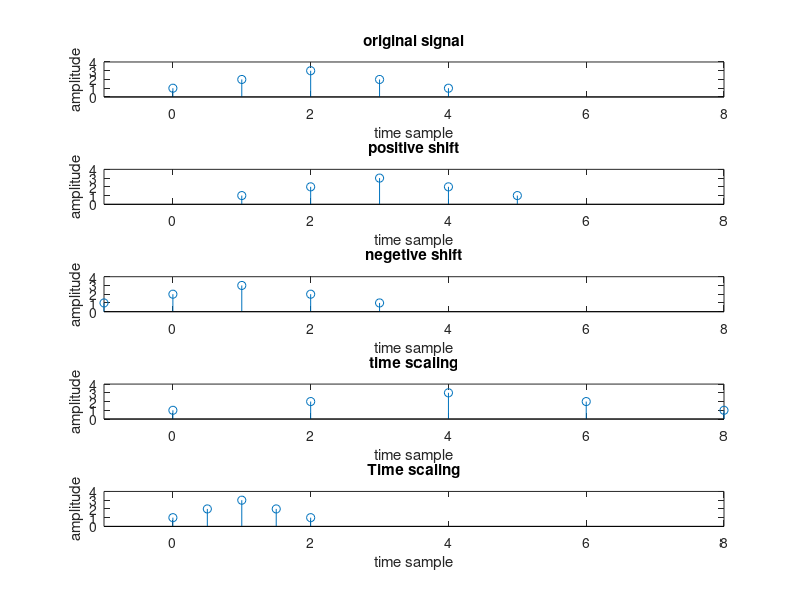

This figure's MATLAB source:

n=0:4;
x=[1 2 3 2 1];

subplot (5, 1, 1);
stem (n, x);
xlabel ('time sample');
ylabel ('amplitude');
title ('original signal')
axis ( [-1 8 0 4]) ;

subplot (5, 1, 2);
m=n+1 ;
stem (m, x);
xlabel ('time sample');
ylabel ('amplitude');
title ('positive shift')
axis ( [-1 8 0 4]) ;

subplot (5, 1, 3);
m=n-1 ;
stem (m, x);
xlabel ('time sample');
ylabel ('amplitude');
title ('negetive shift')
axis ( [-1 8 0 4]) ;

subplot (5, 1, 4) ;
m=n.*2;
stem (m, x) ;
xlabel('time sample') ;
ylabel('amplitude') ;
title('time scaling') ;
axis([-1 8 0 4]) ;

subplot(5, 1, 5) ;
m=n./2;
stem (m, x) ;
xlabel('time sample') ;
ylabel('amplitude') ;
title('Time scaling') ;
axis([-1 8 0 4]) ;



